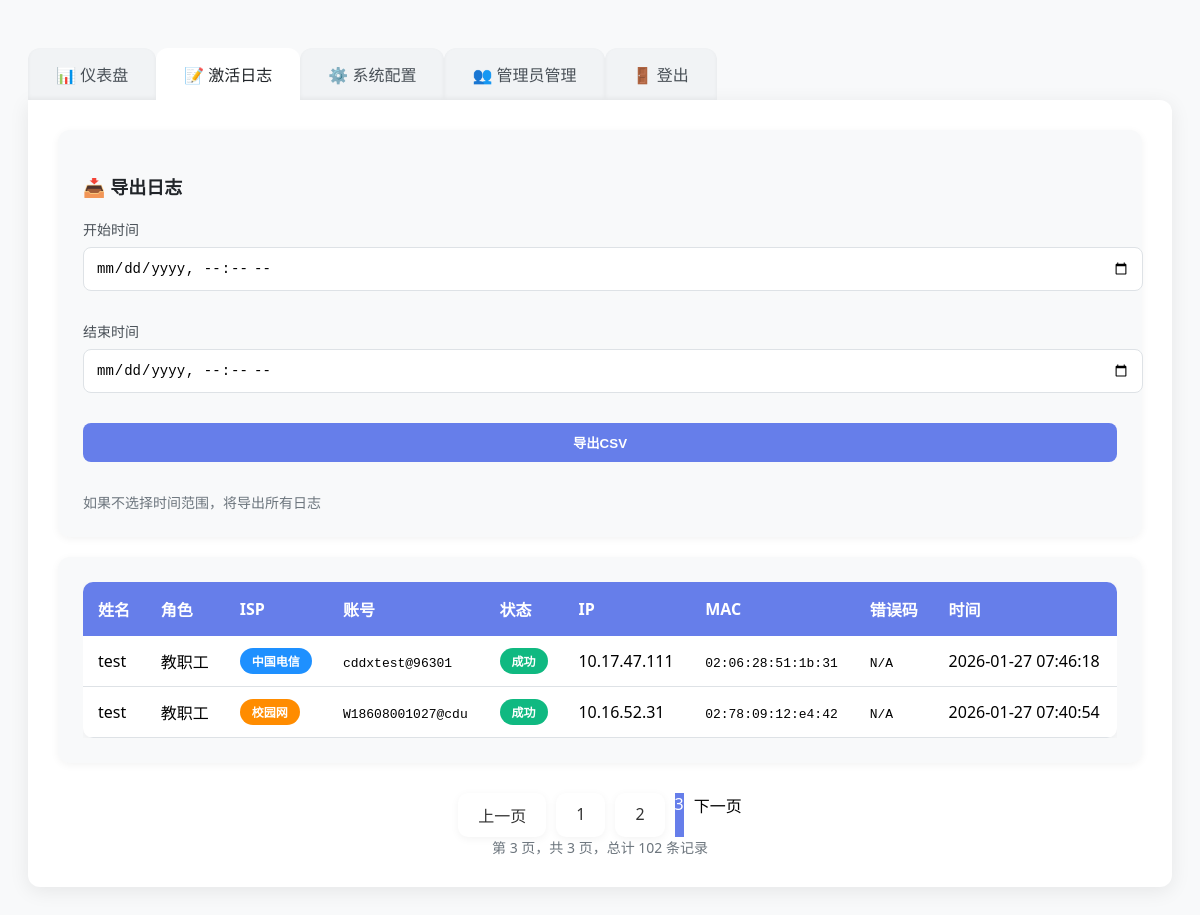
Screenshot of /logs?page=3 (signed in) with the database file from the repository.
### models.py (models this page shows)
class ActivationLog(Base):
    __tablename__ = 'activation_logs'
    id = Column(Integer, primary_key=True, index=True)
    name = Column(String(50))
    role = Column(String(20))
    isp = Column(String(20))
    username = Column(String(100))
    success = Column(Boolean)
    ip = Column(String(20))
    mac = Column(String(20))
    error_code = Column(String(10))
    error_message = Column(String(200))
    timestamp = Column(String(30))

### dashboard.py (the view)
@app.route('/logs')
def admin_logs():
    if 'admin' not in session:
        return redirect('/login')
    db = SessionLocal()
    try:
        page = request.args.get('page', 1, type=int)
        per_page = 50
        query = db.query(ActivationLog).order_by(ActivationLog.id.desc())
        total = query.count()
        offset = (page - 1) * per_page
        logs = query.offset(offset).limit(per_page).all()
        class Pagination:
            def __init__(self, items, page, per_page, total):
                self.items = items
                self.page = page
                self.per_page = per_page
                self.total = total
                self.pages = (total + per_page - 1) // per_page if total > 0 else 1
                self.has_prev = page > 1
                self.has_next = page < self.pages
                self.prev_num = page - 1 if self.has_prev else None
                self.next_num = page + 1 if self.has_next else None
        pagination = Pagination(logs, page, per_page, total)
        current_role = session.get('admin_role')
        return render_template('admin/logs.html', logs=pagination, ISP_DISPLAY=ISP_DISPLAY, ISP_COLORS=ISP_COLORS, current_role=current_role)
    finally:
        db.close()

### templates/admin/logs.html (shortened to what this page needs)
<!DOCTYPE html>
<html lang="zh">
<head>
</head>
<body>
    <div class="form-wrapper">
        <div class="tabs">
            <a href="/dashboard" class="tab">📊 仪表盘</a>
            <a href="/logs" class="tab active">📝 激活日志</a>
            {% if current_role == 'super' %}
            <a href="http://{{ request.host.split(':')[0] }}:9999" class="tab">⚙️ 系统配置</a>
            {% else %}
            <a href="/config" class="tab">⚙️ 系统配置</a>
            {% endif %}
            <a href="/admin_list" class="tab">👥 管理员管理</a>
            <a href="/logout" class="tab">🚪 登出</a>
        </div>
        <div class="form-container">
            <div class="card">
                <h3>📥 导出日志</h3>
                <div class="mb-3">
                    <label for="startDate">开始时间</label>
                    <input type="datetime-local" class="w-100" id="startDate">
                </div>
                <div class="mb-3">
                    <label for="endDate">结束时间</label>
                    <input type="datetime-local" class="w-100" id="endDate">
                </div>
                <div class="mb-3">
                    <button type="button" class="btn btn-primary w-100" onclick="exportLogs()">导出CSV</button>
                </div>
                <div class="text-muted">如果不选择时间范围，将导出所有日志</div>
            </div>
            <div class="card">
                <div class="table-responsive">
                    <table class="table">
                        <thead>
                            <tr>
                                <th>姓名</th>
                                <th>角色</th>
                                <th>ISP</th>
                                <th>账号</th>
                                <th>状态</th>
                                <th>IP</th>
                                <th>MAC</th>
                                <th>错误码</th>
                                <th>时间</th>
                            </tr>
                        </thead>
                        <tbody>
                            {% for log in logs.items %}
                            <tr>
                                <td>{{ log.name or 'N/A' }}</td>
                                <td>{{ log.role or 'N/A' }}</td>
                                <td>
                                    {% set isp_name = ISP_DISPLAY.get(log.isp, '未知') %}
                                    {% set isp_color = ISP_COLORS.get(isp_name, '#6c757d') %}
                                    <span class="badge" style="background-color: {{ isp_color }};">{{ isp_name }}</span>
                                </td>
                                <td><code>{{ log.username }}</code></td>
                                <td>
                                    <span class="badge {% if log.success %}badge-success{% else %}badge-danger{% endif %}">
                                        {{ '成功' if log.success else '失败' }}
                                    </span>
                                </td>
                                <td>{{ log.ip or 'N/A' }}</td>
                                <td><code>{{ log.mac or 'N/A' }}</code></td>
                                <td><code>{{ log.error_code or 'N/A' }}</code></td>
                                <td>{{ log.timestamp }}</td>
                            </tr>
                            {% endfor %}
                        </tbody>
                    </table>
                </div>
            </div>
            {% if logs.total > 0 %}
            <div class="pagination">
                {% if logs.has_prev %}
                    <a class="page-link" href="?page={{ logs.prev_num }}">上一页</a>
                {% else %}
                    <span class="page-link disabled">上一页</span>
                {% endif %}
                {% for p in range(1, logs.pages + 1) %}
                    {% if p == logs.page %}
                        <span class="active">{{ p }}</span>
                    {% else %}
                        <a class="page-link" href="?page={{ p }}">{{ p }}</a>
                    {% endif %}
                {% endfor %}
                {% if logs.has_next %}
                    <a class="page-link" href="?page={{ logs.next_num }}">下一页</a>
                {% else %}
                    <span class="page-link disabled">下一页</span>
                {% endif %}
            </div>
            <div class="text-center text-muted mt-3">
                第 {{ logs.page }} 页，共 {{ logs.pages }} 页，总计 {{ logs.total }} 条记录
            </div>
            {% endif %}
        </div>
    </div>
</body>
</html>

### templates/admin/logs.html (style rules this page uses)
body { font-family: 'Segoe UI', system-ui, sans-serif; background-color: #f8f9fa; display: flex; justify-content: center; padding: 40px 20px; }
.form-wrapper { width: 100%; max-width: 1400px; }
.tabs { display: flex; position: relative; z-index: 2; margin-bottom: 0; }
.tab { padding: 14px 28px; background: #f1f3f5; cursor: pointer; border-radius: 12px 12px 0 0; transition: all 0.3s cubic-bezier(0.4, 0, 0.2, 1); font-weight: 500; color: #495057; border: none; position: relative; margin-right: 0; box-shadow: inset 0 -2px 4px rgba(0,0,0,0.05); text-decoration: none; }
.tab::after { content: ''; position: absolute; bottom: 0; left: 0; width: 100%; height: 2px; background: transparent; opacity: 0; transition: inherit; }
.tab.active { background: white; color: #212529; box-shadow: none; transform: translateY(0); z-index: 3; }
.tab.active::after { opacity: 1; bottom: 0; background: white; height: 2px; }
.form-container { background: white; border-radius: 0 12px 12px 12px; padding: 30px; box-shadow: 0 4px 20px rgba(0,0,0,0.08); position: relative; z-index: 1; margin-top: 0; border-top: none; }
.card { background: #f8f9fa; border-radius: 12px; padding: 25px; margin-bottom: 20px; box-shadow: 0 2px 8px rgba(0,0,0,0.05); }
.card h3 { color: #212529; font-size: 18px; font-weight: 600; margin-bottom: 20px; }
.table-responsive { overflow-x: auto; }
.table { width: 100%; border-collapse: collapse; background: white; border-radius: 10px; overflow: hidden; box-shadow: 0 2px 8px rgba(0,0,0,0.05); }
.table th { background: #667eea; color: white; padding: 15px; font-weight: 600; text-align: left; }
.table td { padding: 12px 15px; border-bottom: 1px solid #dee2e6; }
.badge { display: inline-block; padding: 4px 12px; border-radius: 20px; font-size: 12px; font-weight: 600; color: white; }
.badge-success { background: #10b981; }
label { display: block; margin-bottom: 8px; font-weight: 500; color: #495057; font-size: 14px; }
input[type="datetime-local"] { width: 100%; padding: 12px; border: 1px solid #dee2e6; border-radius: 8px; font-size: 14px; transition: all 0.3s; background: #fff; }
.btn { padding: 10px 20px; border: none; border-radius: 8px; font-weight: 600; cursor: pointer; transition: all 0.3s ease; }
.btn-primary { background: #667eea; color: white; }
.w-100 { width: 100%; }
.mb-3 { margin-bottom: 30px; }
.text-muted { color: #6c757d; font-size: 14px; }
.text-center { text-align: center; }
.pagination { display: flex; justify-content: center; gap: 10px; margin-top: 30px; }
.pagination a { background: white; border-radius: 10px; padding: 10px 20px; text-decoration: none; color: #333; font-weight: 500; box-shadow: 0 2px 8px rgba(0,0,0,0.05); transition: all 0.3s ease; }
.pagination .active { background: #667eea; color: white; }

### rows the page displays
ActivationLog: name "test", role "教职工", isp_name "中国电信", username "cddxtest@96301", success "成功", ip "10.17.47.111", mac "02:06:28:51:1b:31", error_code "N/A", timestamp "2026-01-27 07:46:18"
ActivationLog: name "test", role "教职工", isp_name "校园网", username "W18608001027@cdu", success "成功", ip "10.16.52.31", mac "02:78:09:12:e4:42", error_code "N/A", timestamp "2026-01-27 07:40:54"

### other values shown
{{ p }} "1" "2"
{{ p }} "3"
{{ logs.page }} "3"
{{ logs.pages }} "3"
{{ logs.total }} "102"
